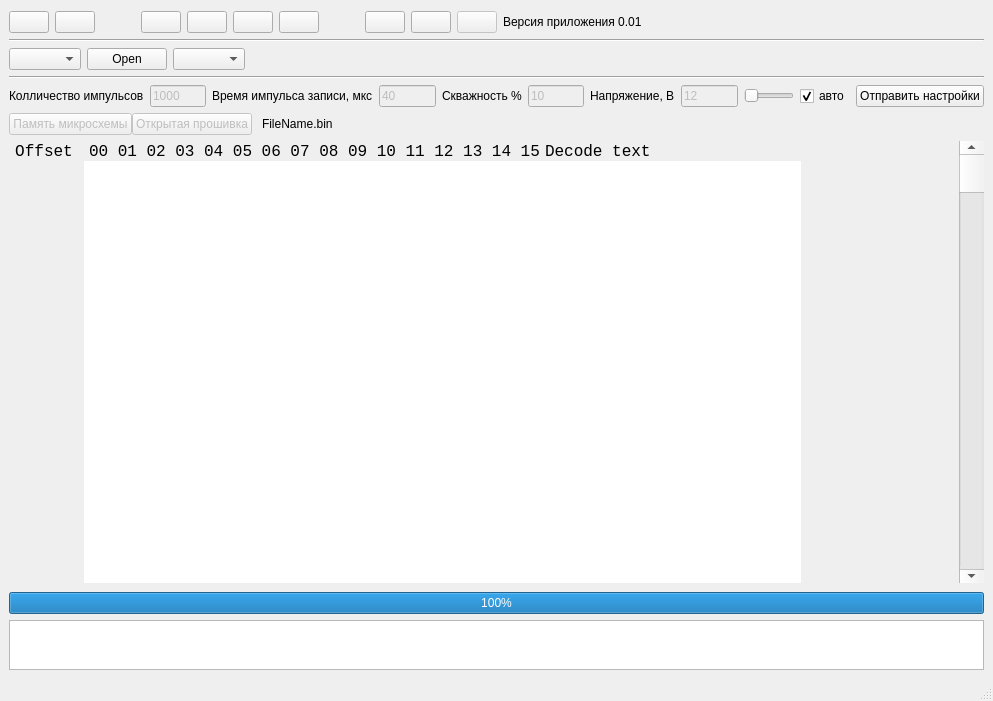
<?xml version="1.0" encoding="UTF-8"?>
<ui version="4.0">
 <class>MainWindow</class>
 <widget class="QMainWindow" name="MainWindow">
  <property name="geometry">
   <rect>
    <x>0</x>
    <y>0</y>
    <width>993</width>
    <height>701</height>
   </rect>
  </property>
  <property name="sizePolicy">
   <sizepolicy hsizetype="Preferred" vsizetype="Preferred">
    <horstretch>0</horstretch>
    <verstretch>0</verstretch>
   </sizepolicy>
  </property>
  <property name="windowTitle">
   <string>MainWindow</string>
  </property>
  <widget class="QWidget" name="centralwidget">
   <property name="sizePolicy">
    <sizepolicy hsizetype="Preferred" vsizetype="Preferred">
     <horstretch>0</horstretch>
     <verstretch>0</verstretch>
    </sizepolicy>
   </property>
   <layout class="QGridLayout" name="gridLayout">
    <item row="0" column="0">
     <layout class="QVBoxLayout" name="verticalLayout">
      <property name="sizeConstraint">
       <enum>QLayout::SetMaximumSize</enum>
      </property>
      <item>
       <spacer name="verticalSpacer">
        <property name="orientation">
         <enum>Qt::Vertical</enum>
        </property>
        <property name="sizeType">
         <enum>QSizePolicy::Minimum</enum>
        </property>
        <property name="sizeHint" stdset="0">
         <size>
          <width>20</width>
          <height>2</height>
         </size>
        </property>
       </spacer>
      </item>
      <item>
       <layout class="QVBoxLayout" name="verticalLayout_2" stretch="0">
        <property name="sizeConstraint">
         <enum>QLayout::SetMaximumSize</enum>
        </property>
        <item>
         <layout class="QHBoxLayout" name="buttons_layout">
          <item>
           <widget class="QPushButton" name="open_file_but">
            <property name="text">
             <string/>
            </property>
            <property name="icon">
             <iconset>
              <normaloff>E:/PROJECTS/open.ico</normaloff>E:/PROJECTS/open.ico</iconset>
            </property>
            <property name="iconSize">
             <size>
              <width>48</width>
              <height>48</height>
             </size>
            </property>
           </widget>
          </item>
          <item>
           <widget class="QPushButton" name="save_file_but">
            <property name="text">
             <string/>
            </property>
            <property name="icon">
             <iconset>
              <normaloff>E:/PROJECTS/save.ico</normaloff>E:/PROJECTS/save.ico</iconset>
            </property>
            <property name="iconSize">
             <size>
              <width>48</width>
              <height>48</height>
             </size>
            </property>
           </widget>
          </item>
          <item>
           <spacer name="horizontalSpacer_3">
            <property name="orientation">
             <enum>Qt::Horizontal</enum>
            </property>
            <property name="sizeType">
             <enum>QSizePolicy::Minimum</enum>
            </property>
            <property name="sizeHint" stdset="0">
             <size>
              <width>40</width>
              <height>20</height>
             </size>
            </property>
           </spacer>
          </item>
          <item>
           <widget class="QPushButton" name="read_ic_but">
            <property name="text">
             <string/>
            </property>
            <property name="icon">
             <iconset>
              <normaloff>E:/PROJECTS/ico.ico</normaloff>E:/PROJECTS/ico.ico</iconset>
            </property>
            <property name="iconSize">
             <size>
              <width>48</width>
              <height>48</height>
             </size>
            </property>
           </widget>
          </item>
          <item>
           <widget class="QPushButton" name="check_ic_but">
            <property name="text">
             <string/>
            </property>
            <property name="icon">
             <iconset>
              <normaloff>E:/PROJECTS/check.ico</normaloff>E:/PROJECTS/check.ico</iconset>
            </property>
            <property name="iconSize">
             <size>
              <width>48</width>
              <height>48</height>
             </size>
            </property>
           </widget>
          </item>
          <item>
           <widget class="QPushButton" name="scan_ic_but">
            <property name="text">
             <string/>
            </property>
            <property name="icon">
             <iconset>
              <normaloff>E:/PROJECTS/scan.ico</normaloff>E:/PROJECTS/scan.ico</iconset>
            </property>
            <property name="iconSize">
             <size>
              <width>48</width>
              <height>48</height>
             </size>
            </property>
           </widget>
          </item>
          <item>
           <widget class="QPushButton" name="flash_ic_but">
            <property name="text">
             <string/>
            </property>
            <property name="icon">
             <iconset>
              <normaloff>E:/PROJECTS/burn.ico</normaloff>E:/PROJECTS/burn.ico</iconset>
            </property>
            <property name="iconSize">
             <size>
              <width>48</width>
              <height>48</height>
             </size>
            </property>
           </widget>
          </item>
          <item>
           <spacer name="horizontalSpacer_4">
            <property name="orientation">
             <enum>Qt::Horizontal</enum>
            </property>
            <property name="sizeType">
             <enum>QSizePolicy::Minimum</enum>
            </property>
            <property name="sizeHint" stdset="0">
             <size>
              <width>40</width>
              <height>20</height>
             </size>
            </property>
           </spacer>
          </item>
          <item>
           <widget class="QPushButton" name="options_but">
            <property name="text">
             <string/>
            </property>
            <property name="icon">
             <iconset>
              <normaloff>E:/PROJECTS/options.ico</normaloff>E:/PROJECTS/options.ico</iconset>
            </property>
            <property name="iconSize">
             <size>
              <width>48</width>
              <height>48</height>
             </size>
            </property>
           </widget>
          </item>
          <item>
           <widget class="QPushButton" name="help_but">
            <property name="text">
             <string/>
            </property>
            <property name="icon">
             <iconset>
              <normaloff>E:/PROJECTS/help.ico</normaloff>E:/PROJECTS/help.ico</iconset>
            </property>
            <property name="iconSize">
             <size>
              <width>48</width>
              <height>48</height>
             </size>
            </property>
           </widget>
          </item>
          <item>
           <widget class="QPushButton" name="online_but">
            <property name="enabled">
             <bool>false</bool>
            </property>
            <property name="text">
             <string/>
            </property>
            <property name="icon">
             <iconset>
              <normaloff>E:/PROJECTS/online.ico</normaloff>
              <normalon>E:/PROJECTS/online.ico</normalon>
              <disabledoff>E:/PROJECTS/offline.ico</disabledoff>
              <disabledon>E:/PROJECTS/offline.ico</disabledon>E:/PROJECTS/online.ico</iconset>
            </property>
            <property name="iconSize">
             <size>
              <width>48</width>
              <height>48</height>
             </size>
            </property>
           </widget>
          </item>
          <item>
           <widget class="QLabel" name="label_2">
            <property name="text">
             <string>Версия приложения 0.01</string>
            </property>
           </widget>
          </item>
          <item>
           <spacer name="horizontalSpacer">
            <property name="orientation">
             <enum>Qt::Horizontal</enum>
            </property>
            <property name="sizeHint" stdset="0">
             <size>
              <width>40</width>
              <height>20</height>
             </size>
            </property>
           </spacer>
          </item>
         </layout>
        </item>
       </layout>
      </item>
      <item>
       <layout class="QVBoxLayout" name="tab_body">
        <property name="sizeConstraint">
         <enum>QLayout::SetDefaultConstraint</enum>
        </property>
        <item>
         <widget class="Line" name="line_2">
          <property name="orientation">
           <enum>Qt::Horizontal</enum>
          </property>
         </widget>
        </item>
        <item>
         <layout class="QHBoxLayout" name="horizontalLayout_4">
          <item>
           <widget class="QComboBox" name="port_comboBox">
            <property name="editable">
             <bool>false</bool>
            </property>
           </widget>
          </item>
          <item>
           <widget class="QPushButton" name="openPort">
            <property name="text">
             <string>Open</string>
            </property>
           </widget>
          </item>
          <item>
           <widget class="QComboBox" name="ic_comboBox"/>
          </item>
          <item>
           <spacer name="horizontalSpacer_11">
            <property name="orientation">
             <enum>Qt::Horizontal</enum>
            </property>
            <property name="sizeHint" stdset="0">
             <size>
              <width>40</width>
              <height>20</height>
             </size>
            </property>
           </spacer>
          </item>
         </layout>
        </item>
        <item>
         <widget class="Line" name="line">
          <property name="orientation">
           <enum>Qt::Horizontal</enum>
          </property>
         </widget>
        </item>
        <item>
         <layout class="QHBoxLayout" name="horizontalLayout_5">
          <item>
           <widget class="QLabel" name="label_3">
            <property name="text">
             <string>Колличество импульсов</string>
            </property>
           </widget>
          </item>
          <item>
           <widget class="QLineEdit" name="lineEdit_2">
            <property name="enabled">
             <bool>false</bool>
            </property>
            <property name="sizePolicy">
             <sizepolicy hsizetype="Minimum" vsizetype="Fixed">
              <horstretch>0</horstretch>
              <verstretch>0</verstretch>
             </sizepolicy>
            </property>
            <property name="minimumSize">
             <size>
              <width>50</width>
              <height>0</height>
             </size>
            </property>
            <property name="text">
             <string>1000</string>
            </property>
            <property name="readOnly">
             <bool>false</bool>
            </property>
           </widget>
          </item>
          <item>
           <widget class="QLabel" name="label_4">
            <property name="text">
             <string>Время импульса записи, мкс</string>
            </property>
           </widget>
          </item>
          <item>
           <widget class="QLineEdit" name="lineEdit">
            <property name="enabled">
             <bool>false</bool>
            </property>
            <property name="sizePolicy">
             <sizepolicy hsizetype="Minimum" vsizetype="Fixed">
              <horstretch>0</horstretch>
              <verstretch>0</verstretch>
             </sizepolicy>
            </property>
            <property name="minimumSize">
             <size>
              <width>50</width>
              <height>0</height>
             </size>
            </property>
            <property name="text">
             <string>40</string>
            </property>
            <property name="readOnly">
             <bool>false</bool>
            </property>
           </widget>
          </item>
          <item>
           <widget class="QLabel" name="label_5">
            <property name="text">
             <string>Скважность %</string>
            </property>
           </widget>
          </item>
          <item>
           <widget class="QLineEdit" name="lineEdit_3">
            <property name="enabled">
             <bool>false</bool>
            </property>
            <property name="sizePolicy">
             <sizepolicy hsizetype="Minimum" vsizetype="Fixed">
              <horstretch>0</horstretch>
              <verstretch>0</verstretch>
             </sizepolicy>
            </property>
            <property name="minimumSize">
             <size>
              <width>50</width>
              <height>0</height>
             </size>
            </property>
            <property name="text">
             <string>10</string>
            </property>
            <property name="readOnly">
             <bool>false</bool>
            </property>
           </widget>
          </item>
          <item>
           <widget class="QLabel" name="label_6">
            <property name="text">
             <string>Напряжение, В</string>
            </property>
           </widget>
          </item>
          <item>
           <widget class="QLineEdit" name="lineEdit_4">
            <property name="enabled">
             <bool>false</bool>
            </property>
            <property name="minimumSize">
             <size>
              <width>50</width>
              <height>0</height>
             </size>
            </property>
            <property name="text">
             <string>12</string>
            </property>
            <property name="readOnly">
             <bool>false</bool>
            </property>
           </widget>
          </item>
          <item>
           <widget class="QSlider" name="horizontalSlider">
            <property name="minimumSize">
             <size>
              <width>50</width>
              <height>0</height>
             </size>
            </property>
            <property name="orientation">
             <enum>Qt::Horizontal</enum>
            </property>
           </widget>
          </item>
          <item>
           <widget class="QCheckBox" name="checkBox">
            <property name="text">
             <string>авто</string>
            </property>
            <property name="checked">
             <bool>true</bool>
            </property>
           </widget>
          </item>
          <item>
           <widget class="QPushButton" name="pushButton">
            <property name="text">
             <string>Отправить настройки</string>
            </property>
           </widget>
          </item>
          <item>
           <spacer name="horizontalSpacer_10">
            <property name="orientation">
             <enum>Qt::Horizontal</enum>
            </property>
            <property name="sizeHint" stdset="0">
             <size>
              <width>40</width>
              <height>0</height>
             </size>
            </property>
           </spacer>
          </item>
         </layout>
        </item>
        <item>
         <layout class="QVBoxLayout" name="verticalLayout_4">
          <property name="spacing">
           <number>0</number>
          </property>
          <item>
           <layout class="QHBoxLayout" name="horizontalLayout">
            <property name="spacing">
             <number>0</number>
            </property>
            <property name="bottomMargin">
             <number>0</number>
            </property>
            <item>
             <widget class="QPushButton" name="tab_1_but">
              <property name="enabled">
               <bool>false</bool>
              </property>
              <property name="text">
               <string>Память микросхемы</string>
              </property>
             </widget>
            </item>
            <item>
             <widget class="QPushButton" name="tab_2_but">
              <property name="enabled">
               <bool>false</bool>
              </property>
              <property name="text">
               <string>Открытая прошивка</string>
              </property>
              <property name="flat">
               <bool>false</bool>
              </property>
             </widget>
            </item>
            <item>
             <spacer name="horizontalSpacer_6">
              <property name="orientation">
               <enum>Qt::Horizontal</enum>
              </property>
              <property name="sizeType">
               <enum>QSizePolicy::Fixed</enum>
              </property>
              <property name="sizeHint" stdset="0">
               <size>
                <width>10</width>
                <height>20</height>
               </size>
              </property>
             </spacer>
            </item>
            <item>
             <widget class="QLabel" name="label">
              <property name="enabled">
               <bool>true</bool>
              </property>
              <property name="text">
               <string>FileName.bin</string>
              </property>
             </widget>
            </item>
            <item>
             <spacer name="horizontalSpacer_2">
              <property name="orientation">
               <enum>Qt::Horizontal</enum>
              </property>
              <property name="sizeHint" stdset="0">
               <size>
                <width>40</width>
                <height>20</height>
               </size>
              </property>
             </spacer>
            </item>
           </layout>
          </item>
         </layout>
        </item>
        <item>
         <layout class="QHBoxLayout" name="horizontalLayout_3">
          <property name="spacing">
           <number>0</number>
          </property>
          <property name="sizeConstraint">
           <enum>QLayout::SetDefaultConstraint</enum>
          </property>
          <item>
           <layout class="QVBoxLayout" name="verticalLayout_8">
            <property name="spacing">
             <number>0</number>
            </property>
            <property name="sizeConstraint">
             <enum>QLayout::SetMinimumSize</enum>
            </property>
            <item>
             <widget class="QLabel" name="offset">
              <property name="sizePolicy">
               <sizepolicy hsizetype="Fixed" vsizetype="Fixed">
                <horstretch>0</horstretch>
                <verstretch>0</verstretch>
               </sizepolicy>
              </property>
              <property name="minimumSize">
               <size>
                <width>70</width>
                <height>20</height>
               </size>
              </property>
              <property name="maximumSize">
               <size>
                <width>70</width>
                <height>20</height>
               </size>
              </property>
              <property name="font">
               <font>
                <family>Courier New</family>
                <pointsize>12</pointsize>
                <stylestrategy>PreferAntialias</stylestrategy>
               </font>
              </property>
              <property name="autoFillBackground">
               <bool>false</bool>
              </property>
              <property name="text">
               <string>Offset</string>
              </property>
              <property name="alignment">
               <set>Qt::AlignCenter</set>
              </property>
              <property name="wordWrap">
               <bool>false</bool>
              </property>
             </widget>
            </item>
            <item>
             <spacer name="verticalSpacer_3">
              <property name="orientation">
               <enum>Qt::Vertical</enum>
              </property>
              <property name="sizeType">
               <enum>QSizePolicy::Fixed</enum>
              </property>
              <property name="sizeHint" stdset="0">
               <size>
                <width>20</width>
                <height>5</height>
               </size>
              </property>
             </spacer>
            </item>
            <item>
             <widget class="QLabel" name="offset_row">
              <property name="sizePolicy">
               <sizepolicy hsizetype="Fixed" vsizetype="MinimumExpanding">
                <horstretch>0</horstretch>
                <verstretch>0</verstretch>
               </sizepolicy>
              </property>
              <property name="minimumSize">
               <size>
                <width>70</width>
                <height>0</height>
               </size>
              </property>
              <property name="maximumSize">
               <size>
                <width>70</width>
                <height>16777215</height>
               </size>
              </property>
              <property name="font">
               <font>
                <family>Courier New</family>
                <pointsize>12</pointsize>
                <stylestrategy>PreferAntialias</stylestrategy>
               </font>
              </property>
              <property name="autoFillBackground">
               <bool>false</bool>
              </property>
              <property name="text">
               <string/>
              </property>
              <property name="scaledContents">
               <bool>false</bool>
              </property>
              <property name="alignment">
               <set>Qt::AlignRight|Qt::AlignTop|Qt::AlignTrailing</set>
              </property>
              <property name="wordWrap">
               <bool>true</bool>
              </property>
             </widget>
            </item>
            <item>
             <spacer name="horizontalSpacer_8">
              <property name="orientation">
               <enum>Qt::Horizontal</enum>
              </property>
              <property name="sizeType">
               <enum>QSizePolicy::Minimum</enum>
              </property>
              <property name="sizeHint" stdset="0">
               <size>
                <width>75</width>
                <height>0</height>
               </size>
              </property>
             </spacer>
            </item>
           </layout>
          </item>
          <item>
           <layout class="QVBoxLayout" name="verticalLayout_7">
            <property name="spacing">
             <number>0</number>
            </property>
            <property name="sizeConstraint">
             <enum>QLayout::SetDefaultConstraint</enum>
            </property>
            <item>
             <layout class="QHBoxLayout" name="horizontalLayout_2">
              <item>
               <spacer name="horizontalSpacer_5">
                <property name="orientation">
                 <enum>Qt::Horizontal</enum>
                </property>
                <property name="sizeType">
                 <enum>QSizePolicy::Fixed</enum>
                </property>
                <property name="sizeHint" stdset="0">
                 <size>
                  <width>5</width>
                  <height>20</height>
                 </size>
                </property>
               </spacer>
              </item>
              <item>
               <widget class="QLabel" name="offset_line">
                <property name="sizePolicy">
                 <sizepolicy hsizetype="Expanding" vsizetype="Fixed">
                  <horstretch>0</horstretch>
                  <verstretch>0</verstretch>
                 </sizepolicy>
                </property>
                <property name="minimumSize">
                 <size>
                  <width>240</width>
                  <height>20</height>
                 </size>
                </property>
                <property name="font">
                 <font>
                  <family>Courier New</family>
                  <pointsize>12</pointsize>
                  <stylestrategy>PreferAntialias</stylestrategy>
                 </font>
                </property>
                <property name="autoFillBackground">
                 <bool>false</bool>
                </property>
                <property name="text">
                 <string>00 01 02 03 04 05 06 07 08 09 10 11 12 13 14 15</string>
                </property>
               </widget>
              </item>
              <item>
               <spacer name="horizontalSpacer_7">
                <property name="orientation">
                 <enum>Qt::Horizontal</enum>
                </property>
                <property name="sizeType">
                 <enum>QSizePolicy::Minimum</enum>
                </property>
                <property name="sizeHint" stdset="0">
                 <size>
                  <width>5</width>
                  <height>20</height>
                 </size>
                </property>
               </spacer>
              </item>
             </layout>
            </item>
            <item>
             <widget class="QTextEdit" name="text_out">
              <property name="sizePolicy">
               <sizepolicy hsizetype="Expanding" vsizetype="MinimumExpanding">
                <horstretch>0</horstretch>
                <verstretch>0</verstretch>
               </sizepolicy>
              </property>
              <property name="minimumSize">
               <size>
                <width>245</width>
                <height>0</height>
               </size>
              </property>
              <property name="maximumSize">
               <size>
                <width>16777215</width>
                <height>16777215</height>
               </size>
              </property>
              <property name="font">
               <font>
                <family>Courier New</family>
                <pointsize>12</pointsize>
               </font>
              </property>
              <property name="frameShape">
               <enum>QFrame::NoFrame</enum>
              </property>
              <property name="verticalScrollBarPolicy">
               <enum>Qt::ScrollBarAlwaysOff</enum>
              </property>
              <property name="horizontalScrollBarPolicy">
               <enum>Qt::ScrollBarAlwaysOff</enum>
              </property>
              <property name="sizeAdjustPolicy">
               <enum>QAbstractScrollArea::AdjustIgnored</enum>
              </property>
              <property name="undoRedoEnabled">
               <bool>false</bool>
              </property>
              <property name="lineWrapMode">
               <enum>QTextEdit::NoWrap</enum>
              </property>
              <property name="readOnly">
               <bool>true</bool>
              </property>
             </widget>
            </item>
           </layout>
          </item>
          <item>
           <layout class="QVBoxLayout" name="verticalLayout_6">
            <property name="spacing">
             <number>0</number>
            </property>
            <property name="sizeConstraint">
             <enum>QLayout::SetDefaultConstraint</enum>
            </property>
            <item>
             <widget class="QLabel" name="decode_head">
              <property name="sizePolicy">
               <sizepolicy hsizetype="Minimum" vsizetype="Fixed">
                <horstretch>0</horstretch>
                <verstretch>0</verstretch>
               </sizepolicy>
              </property>
              <property name="minimumSize">
               <size>
                <width>100</width>
                <height>20</height>
               </size>
              </property>
              <property name="font">
               <font>
                <family>Courier New</family>
                <pointsize>12</pointsize>
                <stylestrategy>PreferAntialias</stylestrategy>
               </font>
              </property>
              <property name="autoFillBackground">
               <bool>false</bool>
              </property>
              <property name="frameShadow">
               <enum>QFrame::Plain</enum>
              </property>
              <property name="text">
               <string>Decode text</string>
              </property>
             </widget>
            </item>
            <item>
             <widget class="QTextEdit" name="decoded">
              <property name="sizePolicy">
               <sizepolicy hsizetype="Minimum" vsizetype="MinimumExpanding">
                <horstretch>0</horstretch>
                <verstretch>0</verstretch>
               </sizepolicy>
              </property>
              <property name="minimumSize">
               <size>
                <width>100</width>
                <height>0</height>
               </size>
              </property>
              <property name="font">
               <font>
                <family>Courier New</family>
                <pointsize>12</pointsize>
               </font>
              </property>
              <property name="frameShape">
               <enum>QFrame::NoFrame</enum>
              </property>
              <property name="verticalScrollBarPolicy">
               <enum>Qt::ScrollBarAlwaysOff</enum>
              </property>
              <property name="horizontalScrollBarPolicy">
               <enum>Qt::ScrollBarAlwaysOff</enum>
              </property>
             </widget>
            </item>
           </layout>
          </item>
          <item>
           <spacer name="horizontalSpacer_9">
            <property name="orientation">
             <enum>Qt::Horizontal</enum>
            </property>
            <property name="sizeHint" stdset="0">
             <size>
              <width>0</width>
              <height>0</height>
             </size>
            </property>
           </spacer>
          </item>
          <item>
           <widget class="QScrollBar" name="verticalScrollBar">
            <property name="sizePolicy">
             <sizepolicy hsizetype="Fixed" vsizetype="Preferred">
              <horstretch>0</horstretch>
              <verstretch>0</verstretch>
             </sizepolicy>
            </property>
            <property name="minimumSize">
             <size>
              <width>25</width>
              <height>0</height>
             </size>
            </property>
            <property name="maximumSize">
             <size>
              <width>16777215</width>
              <height>16777215</height>
             </size>
            </property>
            <property name="palette">
             <palette>
              <active>
               <colorrole role="Base">
                <brush brushstyle="SolidPattern">
                 <color alpha="0">
                  <red>51</red>
                  <green>51</green>
                  <blue>51</blue>
                 </color>
                </brush>
               </colorrole>
              </active>
              <inactive>
               <colorrole role="Base">
                <brush brushstyle="SolidPattern">
                 <color alpha="0">
                  <red>51</red>
                  <green>51</green>
                  <blue>51</blue>
                 </color>
                </brush>
               </colorrole>
              </inactive>
              <disabled>
               <colorrole role="Base">
                <brush brushstyle="SolidPattern">
                 <color alpha="255">
                  <red>68</red>
                  <green>68</green>
                  <blue>68</blue>
                 </color>
                </brush>
               </colorrole>
              </disabled>
             </palette>
            </property>
            <property name="autoFillBackground">
             <bool>true</bool>
            </property>
            <property name="orientation">
             <enum>Qt::Vertical</enum>
            </property>
           </widget>
          </item>
         </layout>
        </item>
       </layout>
      </item>
      <item>
       <spacer name="verticalSpacer_2">
        <property name="orientation">
         <enum>Qt::Vertical</enum>
        </property>
        <property name="sizeType">
         <enum>QSizePolicy::Minimum</enum>
        </property>
        <property name="sizeHint" stdset="0">
         <size>
          <width>20</width>
          <height>3</height>
         </size>
        </property>
       </spacer>
      </item>
      <item>
       <layout class="QVBoxLayout" name="status_floor">
        <property name="sizeConstraint">
         <enum>QLayout::SetDefaultConstraint</enum>
        </property>
        <item>
         <widget class="QProgressBar" name="progressBar">
          <property name="enabled">
           <bool>true</bool>
          </property>
          <property name="value">
           <number>100</number>
          </property>
          <property name="alignment">
           <set>Qt::AlignCenter</set>
          </property>
          <property name="textVisible">
           <bool>true</bool>
          </property>
         </widget>
        </item>
        <item>
         <widget class="QTextBrowser" name="status_text_out">
          <property name="sizePolicy">
           <sizepolicy hsizetype="MinimumExpanding" vsizetype="Expanding">
            <horstretch>0</horstretch>
            <verstretch>0</verstretch>
           </sizepolicy>
          </property>
          <property name="minimumSize">
           <size>
            <width>0</width>
            <height>50</height>
           </size>
          </property>
          <property name="maximumSize">
           <size>
            <width>16777215</width>
            <height>50</height>
           </size>
          </property>
          <property name="html">
           <string>&lt;!DOCTYPE HTML PUBLIC &quot;-//W3C//DTD HTML 4.0//EN&quot; &quot;http://www.w3.org/TR/REC-html40/strict.dtd&quot;&gt;
&lt;html&gt;&lt;head&gt;&lt;meta name=&quot;qrichtext&quot; content=&quot;1&quot; /&gt;&lt;style type=&quot;text/css&quot;&gt;
p, li { white-space: pre-wrap; }
&lt;/style&gt;&lt;/head&gt;&lt;body style=&quot; font-family:'MS Shell Dlg 2'; font-size:8.25pt; font-weight:400; font-style:normal;&quot;&gt;
&lt;p style=&quot;-qt-paragraph-type:empty; margin-top:0px; margin-bottom:0px; margin-left:0px; margin-right:0px; -qt-block-indent:0; text-indent:0px;&quot;&gt;&lt;br /&gt;&lt;/p&gt;&lt;/body&gt;&lt;/html&gt;</string>
          </property>
         </widget>
        </item>
       </layout>
      </item>
     </layout>
    </item>
   </layout>
  </widget>
  <widget class="QMenuBar" name="menubar">
   <property name="geometry">
    <rect>
     <x>0</x>
     <y>0</y>
     <width>993</width>
     <height>20</height>
    </rect>
   </property>
  </widget>
  <widget class="QStatusBar" name="statusbar"/>
 </widget>
 <resources/>
 <connections/>
</ui>
